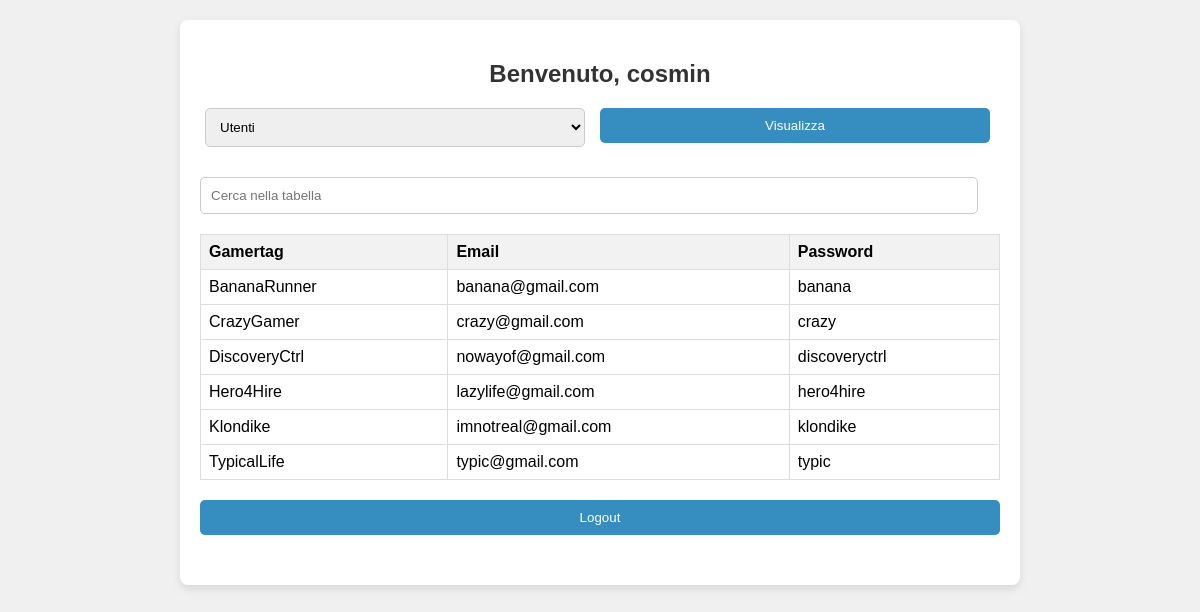
Page /nonprotetta.php (signed in) on the committed database.
### tables this page shows
CREATE TABLE `utenti` (
  `gamertag` varchar(30) NOT NULL,
  `email` varchar(320) NOT NULL,
  `password` varchar(320) NOT NULL
);

### nonprotetta.php (the view, shortened to what this page needs)
<!DOCTYPE html>
<html lang="en">
<head>
</head>
<body>
    <div class="container">
        <?php
        if(isset($_SESSION["UTENTE"])) {
            $username = $_SESSION["UTENTE"];
            echo '<h2>Benvenuto, ' . $username . '</h2>';
            $servername = "localhost";
            $username_db = "programma";
            $password = "12345";
            $dbname = "digitalgamestore";
            $conn = new mysqli($servername, $username_db, $password, $dbname);
            echo '<form action="#" method="post">';
            echo '<div class="form-group">';
            echo '<select name="scelta">';
            $selectedOption = isset($_POST['scelta']) ? $_POST['scelta'] : 'utenti';
            $options = array("utenti", "prodotti", "acquisti", "promozioni", "recensioni", "prodotti_promozioni");
            foreach ($options as $option) {
                echo '<option value="' . $option . '"';
                if ($option == $selectedOption) {
                    echo ' selected';
                }
                echo '>' . ucfirst($option) . '</option>';
            }
            echo '</select>';
            echo '</div>';
            echo '<div class="form-group">';
            echo '<input type="submit" value="Visualizza">';
            echo '</div>';
            echo '</form>';
            echo '<input type="text" id="searchInput" placeholder="Cerca nella tabella" onkeyup="searchTable()">';
            $tabella = isset($_POST['scelta']) ? $_POST['scelta'] : 'utenti';
            $sql = "SELECT * FROM $tabella";
            $result = $conn->query($sql);
            if ($result->num_rows > 0) {
                echo '<table>';
                echo '<tr>';
                switch($tabella) {
                    case "utenti":
                        echo '<th>Gamertag</th><th>Email</th><th>Password</th>';
                        break;
                }
                echo '</tr>';
                while($row = $result->fetch_assoc()) {
                    echo "<tr>";
                    foreach($row as $value) {
                        echo "<td>".$value."</td>";
                    }
                    echo "</tr>";
                }
                echo "</table>";
            } else {
                echo "Nessun risultato trovato.";
            }
            echo '<form action="login.html" method="post"><input type="submit" value="Logout"></form>';
        } else {
            echo "<p>Accesso non consentito</p>";
        }
        ?>
    </div>
</body>
</html>

### nonprotetta.php (style rules this page uses)
body { font-family: Arial, sans-serif; background-color: #f0f0f0; margin: 0; padding: 0; }
.container { max-width: 800px; margin: 20px auto; padding: 20px; background-color: #fff; border-radius: 8px; box-shadow: 0 4px 8px rgba(0, 0, 0, 0.1); }
h2 { color: #333; margin-bottom: 20px; text-align: center; }
form { margin-bottom: 20px; text-align: center; }
table { border-collapse: collapse; width: 100%; margin-bottom: 20px; }
th, td { border: 1px solid #dddddd; padding: 8px; text-align: left; }
th { background-color: #f2f2f2; }
input[type="text"], input[type="password"], input[type="submit"], select { width: calc(100% - 22px); padding: 10px; margin-bottom: 10px; border: 1px solid #ccc; border-radius: 5px; box-sizing: border-box; }
input[type="submit"] { background-color: #358dc0; color: white; border: none; cursor: pointer; width: 100%; }
#searchInput { margin-bottom: 20px; }
.form-group { display: inline-block; width: calc(50% - 10px); margin-right: 10px; vertical-align: top; }
.form-group select { width: calc(100% - 10px); }

### rows in the picture
utenti: gamertag "BananaRunner", email "banana@gmail.com", password "banana"
utenti: gamertag "CrazyGamer", email "crazy@gmail.com", password "crazy"
utenti: gamertag "DiscoveryCtrl", email "nowayof@gmail.com", password "discoveryctrl"
utenti: gamertag "Hero4Hire", email "lazylife@gmail.com", password "hero4hire"
utenti: gamertag "Klondike", email "imnotreal@gmail.com", password "klondike"
utenti: gamertag "TypicalLife", email "typic@gmail.com", password "typic"

### other values in the picture
$username "cosmin"
form field scelta "Utenti"
